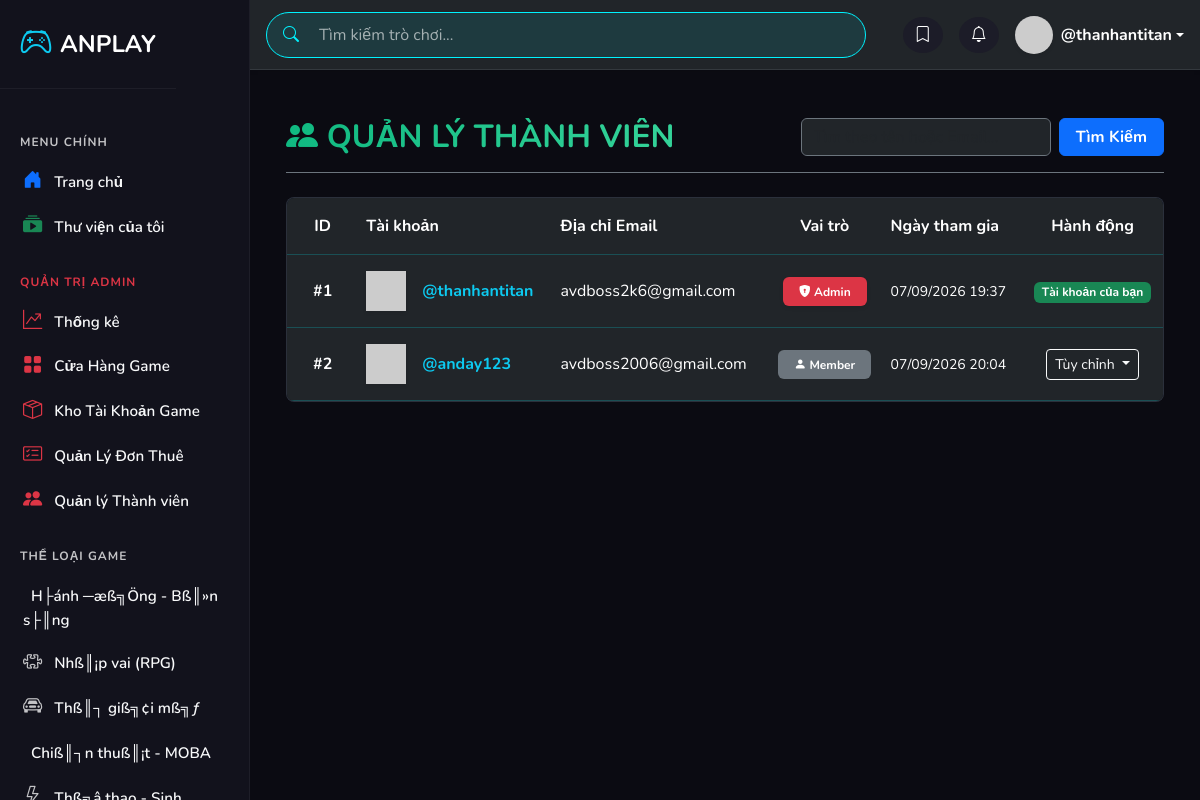
/admin_users.php (signed in), run on the app's committed database.
### tables this page shows
CREATE TABLE `categories` (
  `category_id` int(11) NOT NULL AUTO_INCREMENT,
  `cate_name` varchar(100) NOT NULL,
  PRIMARY KEY (`category_id`)
);

CREATE TABLE `users` (
  `user_id` int(11) NOT NULL AUTO_INCREMENT,
  `username` varchar(50) NOT NULL,
  `email` varchar(100) NOT NULL,
  `password` varchar(255) NOT NULL,
  `role` tinyint(4) DEFAULT 0,
  `created_at` datetime DEFAULT current_timestamp(),
  PRIMARY KEY (`user_id`),
  UNIQUE KEY `email` (`email`)
);

### admin_users.php (the view, shortened to what this page needs)
<?php
require_once __DIR__ . '/includes/header.php';
$search_query = "";
$sql_users = "SELECT * FROM users $search_query ORDER BY role DESC, created_at DESC";
$result_users = $conn->query($sql_users);
?>
<div class="container-fluid mt-4 mb-5 text-white">
    <div class="d-flex justify-content-between align-items-center mb-4 pb-3 border-bottom border-secondary">
        <h2 class="fw-bold m-0" style="background: linear-gradient(90deg, #10b981, #34d399); -webkit-background-clip: text; -webkit-text-fill-color: transparent;">
            <i class="bi bi-people-fill text-success"></i> QUẢN LÝ THÀNH VIÊN
        </h2>
        <form action="" method="GET" class="d-flex gap-2">
            <input type="text" name="search_user" class="form-control bg-dark text-white border-secondary" placeholder="Tìm theo tên hoặc Email..." value="<?php echo isset($_GET['search_user']) ? htmlspecialchars($_GET['search_user']) : ''; ?>" style="width: 250px;">
            <button type="submit" class="btn btn-primary fw-bold px-3">Tìm Kiếm</button>
        </form>
    </div>
    <div class="card bg-transparent border-0">
        <div class="card-body p-0">
            <div class="table-responsive rounded-3" style="border: 1px solid rgba(255, 255, 255, 0.1); background: rgba(30, 41, 59, 0.5); backdrop-filter: blur(10px);">
                <table class="table table-dark table-hover mb-0 align-middle">
                    <thead style="background: rgba(15, 23, 42, 0.8);">
                        <tr>
                            <th class="py-3 px-4 text-center">ID</th>
                            <th class="py-3">Tài khoản</th>
                            <th class="py-3">Địa chỉ Email</th>
                            <th class="py-3 text-center">Vai trò</th>
                            <th class="py-3">Ngày tham gia</th>
                            <th class="py-3 text-center">Hành động</th>
                        </tr>
                    </thead>
                    <tbody>
                        <?php if ($result_users && $result_users->num_rows > 0): ?>
                            <?php while ($u = $result_users->fetch_assoc()): ?>
                                <tr>
                                    <td class="py-3 px-4 text-center text-secondary fw-bold">#<?php echo $u['user_id']; ?></td>
                                    <td class="py-3">
                                        <div class="d-flex align-items-center">
                                            <img src="https://ui-avatars.com/api/?name=<?php echo urlencode($u['username']); ?>&background=random&color=fff&rounded=true" width="40" height="40" class="me-3 shadow-sm">
                                            <span class="fw-bold text-info">@<?php echo htmlspecialchars($u['username']); ?></span>
                                        </div>
                                    </td>
                                    <td class="py-3 text-light"><?php echo htmlspecialchars($u['email']); ?></td>
                                    <td class="py-3 text-center">
                                        <?php if ($u['role'] == 1): ?>
                                            <span class="badge bg-danger px-3 py-2 shadow-sm"><i class="bi bi-shield-lock-fill"></i> Admin</span>
                                        <?php else: ?>
                                            <span class="badge bg-secondary px-3 py-2"><i class="bi bi-person-fill"></i> Member</span>
                                        <?php endif; ?>
                                    </td>
                                    <td class="py-3 text-muted small">
                                        <?php echo date('d/m/Y H:i', strtotime($u['created_at'] ?? 'now')); ?>
                                    </td>
                                    <td class="py-3 text-center">
                                        <?php if ($u['user_id'] != $_SESSION['user_id']):  ?>
                                            <div class="dropdown">
                                                <button class="btn btn-sm btn-outline-light dropdown-toggle" type="button" data-bs-toggle="dropdown" aria-expanded="false">
                                                    Tùy chỉnh
                                                </button>
                                            </div>
                                        <?php else: ?>
                                            <span class="badge bg-success">Tài khoản của bạn</span>
                                        <?php endif; ?>
                                    </td>
                                </tr>
                            <?php endwhile; ?>
                        <?php endif; ?>
                    </tbody>
                </table>
            </div>
        </div>
    </div>
</div>
<?php include 'includes/footer.php'; ?>

### includes/header.php (shortened to what this page needs)
<?php
require_once __DIR__ . '/connect.php';
?>
<!DOCTYPE html>
<html lang="vi">
<head>
    <link href="https://cdn.jsdelivr.net/npm/bootstrap@5.3.0/dist/css/bootstrap.min.css" rel="stylesheet">
    <link rel="stylesheet" href="https://cdn.jsdelivr.net/npm/bootstrap-icons@1.10.5/font/bootstrap-icons.css">
    <link rel="stylesheet" href="css/style.css?v=<?php echo time(); ?>">
</head>
<body>
<aside class="sidebar" id="mobileSidebar">
    <div class="d-flex justify-content-between align-items-center mb-4">
        <a href="index.php" class="sidebar-brand text-decoration-none">
            <i class="bi bi-controller text-info me-2 fs-2"></i> <span class="text-white fs-4 fw-bold">ANPLAY</span>
        </a>
    </div>
    <div class="sidebar-title text-secondary small fw-bold mb-2">Menu Chính</div>
    <a href="index.php" class="sidebar-item d-block text-light py-2 text-decoration-none hover-item"><i class="bi bi-house-door-fill text-primary me-2"></i> Trang chủ</a>
    <?php if(isset($_SESSION['user_id'])): ?>
        <a href="my_library.php" class="sidebar-item d-block text-light py-2 text-decoration-none hover-item"><i class="bi bi-collection-play-fill text-success me-2"></i> Thư viện của tôi</a>
        <?php if($_SESSION['role'] == 1): ?>
            <div class="sidebar-title text-danger small fw-bold mt-4 mb-2">Quản Trị Admin</div>
            <a href="admin_dashboard.php" class="sidebar-item d-block text-light py-2 text-decoration-none hover-item"><i class="bi bi-graph-up-arrow text-danger me-2"></i> Thống kê</a>
            <a href="admin_games.php" class="sidebar-item d-block text-light py-2 text-decoration-none hover-item"><i class="bi bi-grid-fill text-danger me-2"></i> Cửa Hàng Game</a>
            <a href="admin_accounts.php" class="sidebar-item d-block text-light py-2 text-decoration-none hover-item"><i class="bi bi-box-seam text-danger me-2"></i> Kho Tài Khoản Game</a>
            <a href="admin_borrow.php" class="sidebar-item d-block text-light py-2 text-decoration-none hover-item"><i class="bi bi-card-checklist text-danger me-2"></i> Quản Lý Đơn Thuê</a>
            <a href="admin_users.php" class="sidebar-item d-block text-light py-2 text-decoration-none hover-item"><i class="bi bi-people-fill text-danger me-2"></i> Quản lý Thành viên</a>
        <?php endif; ?>
    <?php endif; ?>
    <div class="sidebar-title text-secondary small fw-bold mt-4 mb-2">Thể Loại Game</div>
    <?php
    if (isset($conn)) {
        $cate_query = $conn->query("SELECT * FROM categories");
        if ($cate_query && $cate_query->num_rows > 0) {
            $icons = ['bi-crosshair', 'bi-puzzle', 'bi-car-front', 'bi-shield-sword', 'bi-lightning'];
            $i = 0;
            while ($c = $cate_query->fetch_assoc()) {
                $icon = $icons[$i % count($icons)];
                echo '<a href="index.php?category='.$c['category_id'].'" class="sidebar-item d-block text-light py-2 text-decoration-none hover-item"><i class="bi '.$icon.' text-secondary me-2"></i> ' . htmlspecialchars($c['cate_name']) . '</a>';
                $i++;
            }
        }
    }
    ?>
</aside>
<div class="main-wrapper">
    <header class="topbar d-flex align-items-center bg-dark p-3 shadow-sm border-bottom border-secondary border-opacity-25">
        <form action="index.php" method="GET" class="search-container d-none d-md-flex align-items-center rounded-pill px-3 py-1 me-auto" style="width: 300px; background: rgba(0, 243, 255, 0.1); border: 1px solid #00f3ff;">
            <i class="bi bi-search me-2" style="color: #00f3ff;"></i>
            <input type="text" name="search" class="form-control bg-transparent border-0 text-white shadow-none" placeholder="Tìm kiếm trò chơi..." value="<?php echo isset($_GET['search']) ? htmlspecialchars($_GET['search']) : ''; ?>">
        </form>
        <div class="d-flex align-items-center gap-3 ms-auto">
            <a href="#" class="btn btn-dark rounded-circle border-0 d-none d-sm-block" style="background: #1c1c28;"><i class="bi bi-bookmark text-white"></i></a>
            <a href="#" class="btn btn-dark rounded-circle border-0 d-none d-sm-block" style="background: #1c1c28;"><i class="bi bi-bell text-white"></i></a>
            <?php if(isset($_SESSION['user_id'])): ?>
                <div class="dropdown">
                    <a href="#" class="d-flex align-items-center text-white text-decoration-none dropdown-toggle" data-bs-toggle="dropdown" aria-expanded="false">
                        <img src="https://ui-avatars.com/api/?name=<?php echo urlencode($_SESSION['username']); ?>&background=6366f1&color=fff&rounded=true" width="38" height="38" class="me-2 shadow-sm rounded-circle">
                        <span class="d-none d-md-inline fw-bold">@<?php echo htmlspecialchars($_SESSION['username']); ?></span>
                    </a>
                </div>
            <?php else: ?>
                <a href="login.php" class="btn btn-primary btn-sm px-4 rounded-pill fw-bold">Đăng nhập</a>
            <?php endif; ?>
        </div>
    </header>
    <div class="content-scroll p-3 p-md-4">

### css/style.css (style rules this page uses)
body { margin: 0; padding: 0; font-family: 'Nunito', sans-serif; background-color: #0b0b12; color: #fff; display: flex; height: 100vh; overflow: hidden; }
.sidebar { width: 250px; background-color: #12121c; height: 100vh; flex-shrink: 0; overflow-y: auto; border-right: 1px solid rgba(255,255,255,0.05); display: flex; flex-direction: column; }
.sidebar-brand { padding: 20px; font-size: 1.5rem; font-weight: 900; color: #fff; text-decoration: none; display: flex; align-items: center; border-bottom: 1px solid rgba(255,255,255,0.05); }
.sidebar-title { color: #6b6b80; font-size: 0.75rem; text-transform: uppercase; font-weight: 800; margin: 20px 20px 10px 20px; letter-spacing: 1px; }
.sidebar-item { padding: 12px 20px; color: #9494a8; text-decoration: none; display: flex; align-items: center; font-weight: 600; font-size: 0.95rem; transition: all 0.2s; border-left: 3px solid transparent; }
.sidebar-item i { margin-right: 15px; font-size: 1.2rem; }
.main-wrapper { flex: 1; display: flex; flex-direction: column; height: 100vh; overflow-x: hidden; }
.topbar { height: 70px; background-color: #0b0b12; display: flex; align-items: center; justify-content: space-between; padding: 0 30px; position: sticky; top: 0; z-index: 1000; }
.search-container { flex: 1; max-width: 600px; position: relative; margin-right: 20px; }
.content-scroll { flex: 1; overflow-y: auto; padding: 20px 30px; }

### includes/header.php (style rules this page uses)
.text-secondary, .text-muted { color: rgba(255, 255, 255, 0.75) !important; }
.search-container input::placeholder { color: rgba(255, 255, 255, 0.6) !important; }
.table, .table td, .table th { border-color: rgba(0, 243, 255, 0.2) !important; color: #fff !important; }

### data on the page
categories: cate_name "H├ánh ─æß╗Öng - Bß║»n s├║ng"
categories: cate_name "Nhß║¡p vai (RPG)"
categories: cate_name "Thß║┐ giß╗¢i mß╗ƒ"
categories: cate_name "Chiß║┐n thuß║¡t - MOBA"
users: user_id "1", username "thanhantitan", email "avdboss2k6@gmail.com", role 1 (drawn), created_at "07/09/2026 19:37", shows "Tài khoản của bạn"
users: user_id "2", username "anday123", email "avdboss2006@gmail.com", role 0 (drawn), created_at "07/09/2026 20:04"

### other printed values
$_SESSION['username'] "thanhantitan"
